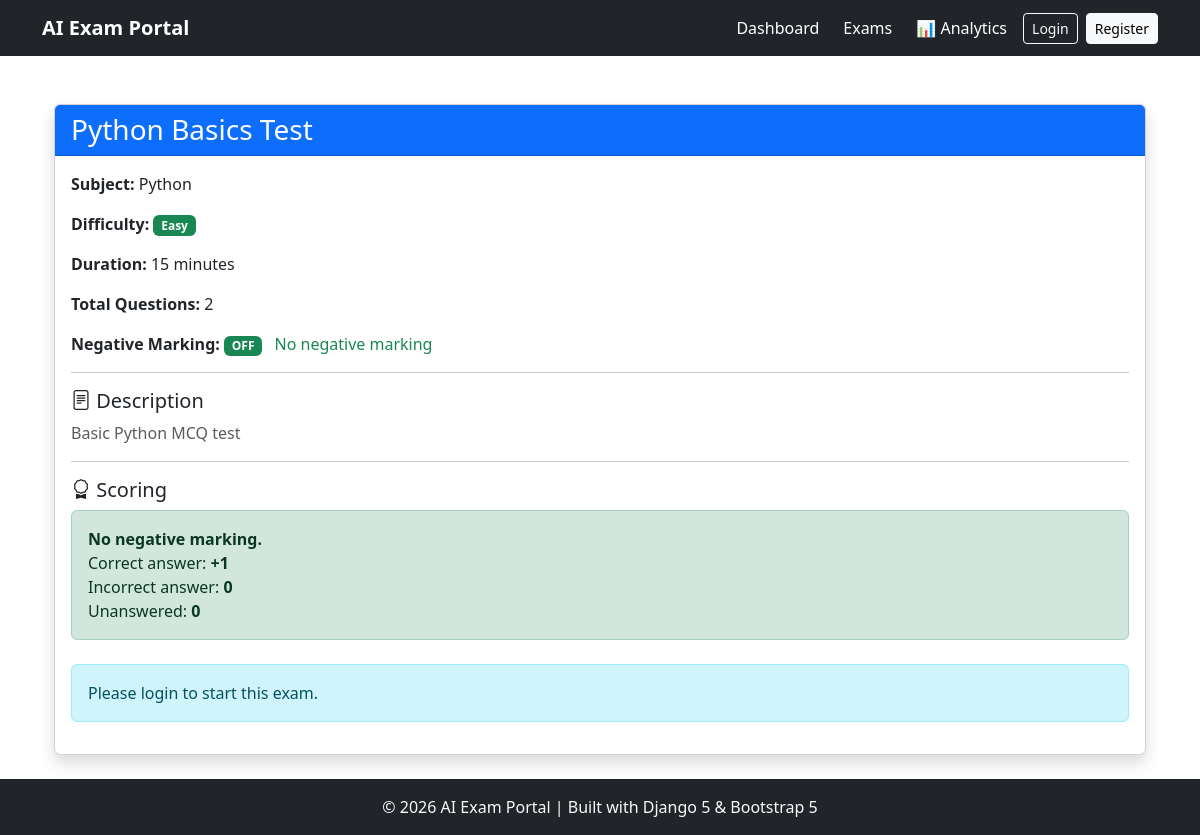
The app's page /exams/1/, older data.
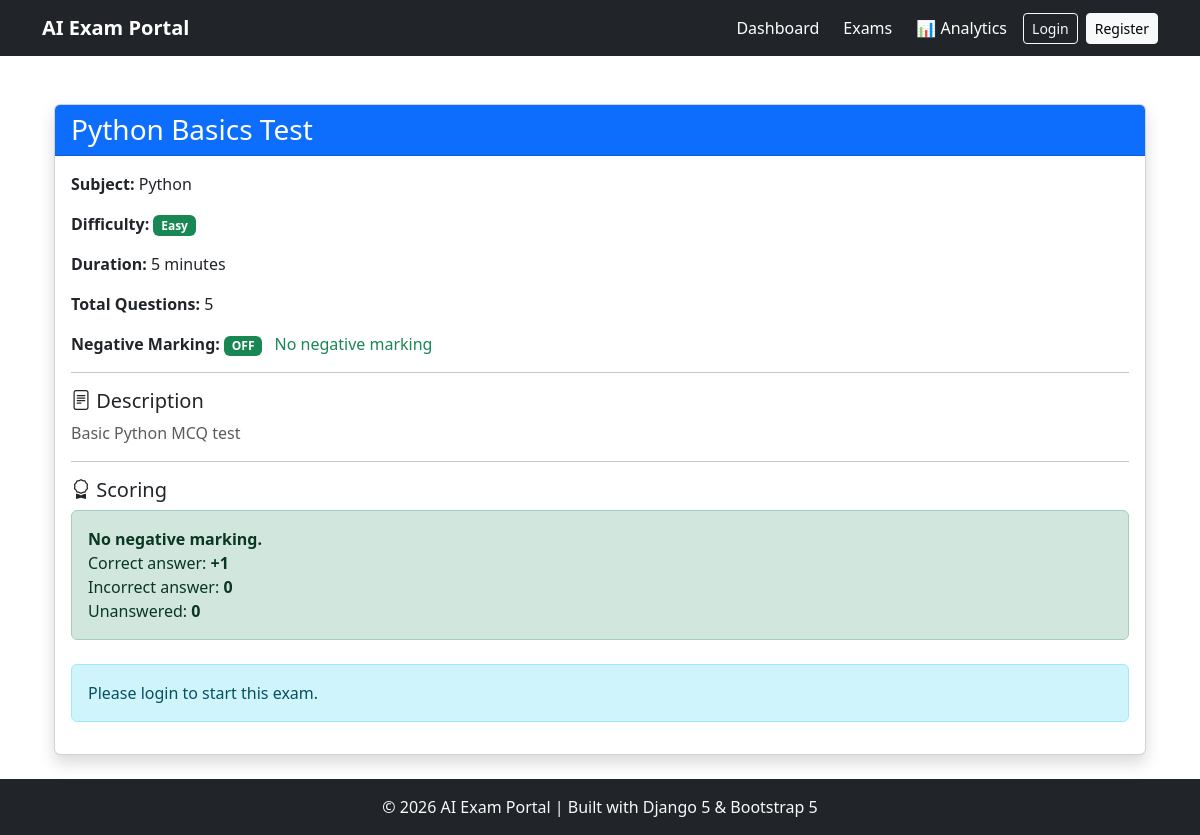
The same page, newer data.
### exams/models.py (models this page shows, shortened)
class Exam(models.Model):
    DIFFICULTY_CHOICES = [
        ('Easy', 'Easy'),
        ('Medium', 'Medium'),
        ('Hard', 'Hard'),
    ]
    title = models.CharField(max_length=200)
    subject = models.CharField(max_length=100)
    description = models.TextField(blank=True)
    duration_minutes = models.PositiveIntegerField(default=30)
    negative_marking = models.BooleanField(
        default=False,
        help_text="Enable negative marking for incorrect answers."
    )
    negative_marks = models.FloatField(
        default=0.25,
        help_text="Marks deducted for each incorrect answer."
    )
    difficulty = models.CharField(
        max_length=10,
        choices=DIFFICULTY_CHOICES
    )
    created_by = models.ForeignKey(
        User,
        on_delete=models.CASCADE
    )
    created_at = models.DateTimeField(
        auto_now_add=True
    )
    class Meta:
        ordering = ['-created_at']

### exams/views.py (the view)
# urls.py: path('<int:pk>/', ExamDetailView.as_view(), name='exam_detail'),
class ExamDetailView(DetailView):
    model = Exam
    template_name = "exams/exam_detail.html"

### templates/exams/exam_detail.html (shortened to what this page needs)
{% extends 'base.html' %}
{% block content %}
<div class="container mt-4">
    <div class="card shadow">
        <div class="card-header bg-primary text-white">
            <h3 class="mb-0">
                {{ exam.title }}
            </h3>
        </div>
        <div class="card-body">
            <p>
                <strong>Subject:</strong>
                {{ exam.subject }}
            </p>
            <p>
                <strong>Difficulty:</strong>
                {% if exam.difficulty == "Easy" %}
                    <span class="badge bg-success">
                        Easy
                    </span>
                {% elif exam.difficulty == "Medium" %}
                    <span class="badge bg-warning text-dark">
                        Medium
                    </span>
                {% else %}
                    <span class="badge bg-danger">
                        Hard
                    </span>
                {% endif %}
            </p>
            <p>
                <strong>Duration:</strong>
                {{ exam.duration_minutes }} minutes
            </p>
            <p>
                <strong>Total Questions:</strong>
                {{ exam.questions.count }}
            </p>
            <p>
                <strong>Negative Marking:</strong>
                {% if exam.negative_marking %}
                    <span class="badge bg-danger">
                        ON
                    </span>
                    <span class="text-danger ms-2">
                        -{{ exam.negative_marks }} marks for each
                        incorrect answer
                    </span>
                {% else %}
                    <span class="badge bg-success">
                        OFF
                    </span>
                    <span class="text-success ms-2">
                        No negative marking
                    </span>
                {% endif %}
            </p>
            <hr>
            {% if exam.description %}
                <h5>
                    <i class="bi bi-file-text"></i>
                    Description
                </h5>
                <p class="text-muted">
                    {{ exam.description }}
                </p>
                <hr>
            {% endif %}
            <h5>
                <i class="bi bi-award"></i>
                Scoring
            </h5>
            {% if exam.negative_marking %}
                <div class="alert alert-danger">
                    <strong>Negative marking is enabled.</strong>
                    <br>
                    Correct answer:
                    <strong>+1</strong>
                    <br>
                    Incorrect answer:
                    <strong>-{{ exam.negative_marks }}</strong>
                    <br>
                    Unanswered:
                    <strong>0</strong>
                </div>
            {% else %}
                <div class="alert alert-success">
                    <strong>No negative marking.</strong>
                    <br>
                    Correct answer:
                    <strong>+1</strong>
                    <br>
                    Incorrect answer:
                    <strong>0</strong>
                    <br>
                    Unanswered:
                    <strong>0</strong>
                </div>
            {% endif %}
            {% if user.is_authenticated %}
                <div class="text-center mt-4">
                    <a href="{% url 'exam_instructions' exam.id %}"
                       class="btn btn-success btn-lg">
                        <i class="bi bi-play-circle"></i>
                        View Instructions & Start Exam
                    </a>
                </div>
            {% else %}
                <div class="alert alert-info mt-4">
                    Please login to start this exam.
                </div>
            {% endif %}
        </div>
    </div>
</div>
{% endblock %}

Row changes from the older to the newer data that the page shows:
changed Exam "Python Basics Test": duration_minutes "15" → "5"; questions.count "2" → "5"
